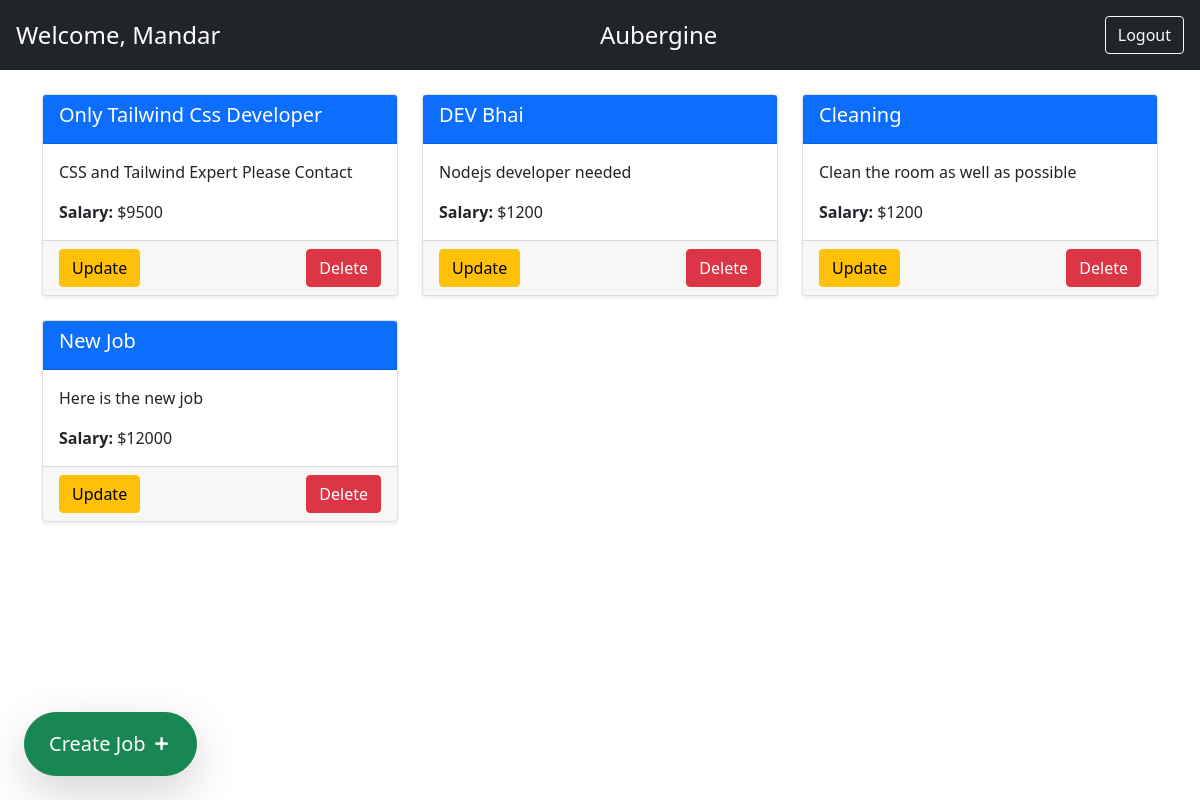
Page /auth/home/ (signed in) on the earlier database version.
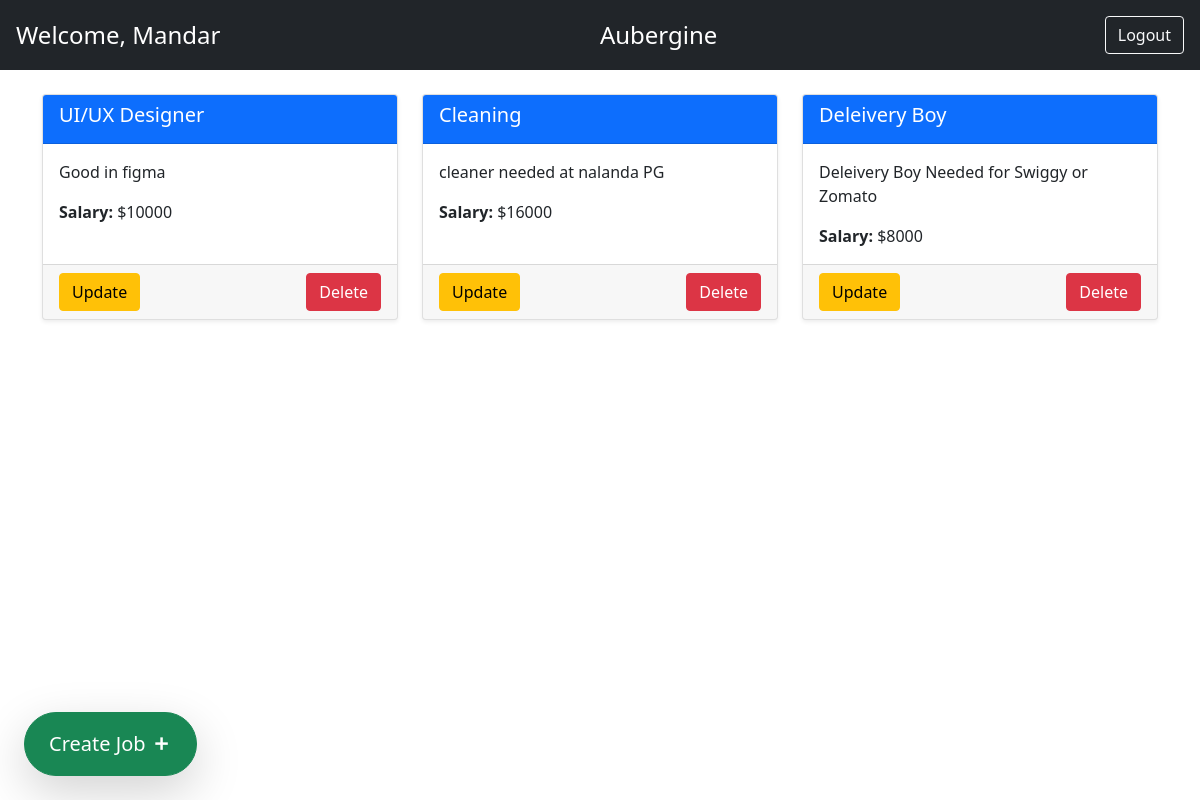
Same page on the later database version.
### authentication/models.py (models this page shows, shortened)
class CustomUser(AbstractBaseUser):
    email = models.EmailField(unique=True)
    first_name = models.CharField(max_length=100)
    is_active = models.BooleanField(default=True)
    objects = CustomUserManager()
    USERNAME_FIELD = 'email'
    REQUIRED_FIELDS = ['first_name']

### jobs/models.py (models this page shows, shortened)
class Company(models.Model):
    user = models.OneToOneField(get_user_model(), on_delete=models.CASCADE)
    name = models.CharField(max_length=255)
    description = models.TextField(blank=True)
    def __str__(self):
        return self.name

class Job(models.Model):
    title = models.CharField(max_length=255)
    description = models.TextField(blank=True)
    salary = models.IntegerField()
    company = models.ForeignKey(Company, on_delete=models.CASCADE, related_name='jobs',null=False)  # One company can have many jobs (for total participation the foreignky has null constraint)

### authentication/views.py (the view, shortened to what this page needs)
# urls.py: path('home/',home_view,name='home')
@login_required
def home_view(request):
    if Company.objects.filter(user = request.user).exists():
        company = Company.objects.filter(user = request.user)[0]
        jobs = Job.objects.filter(company=company)
        return render(request,'home.html',{'jobs':jobs,'user':request.user,'company':company})

### authentication/templates/home.html (shortened to what this page needs)
<!DOCTYPE html>
<html lang="en">
<head>
    <link href="https://cdn.jsdelivr.net/npm/bootstrap@5.0.2/dist/css/bootstrap.min.css" rel="stylesheet">
    <link rel="stylesheet" href="https://cdnjs.cloudflare.com/ajax/libs/remixicon/4.6.0/remixicon.css" />
    </head>
<body>
    <div class="bg-dark text-white p-3">
        <div class="d-flex justify-content-between align-items-center">
            <div class="fs-4">Welcome,
                {% if user.is_authenticated %}
                    {{ user.first_name }}
                {% else %}
                    Guest
                {% endif %}
            </div>
            <div class="fs-4">
                {{company}}
            </div>
            <div>
                {% if user.is_authenticated %}
                    <a href="{% url 'logout' %}" class="btn btn-outline-light ms-2">Logout</a>
                {% else %}
                    <a href="{% url 'login' %}" class="btn btn-outline-light ms-2">Sign In</a>
                    <a href="{% url 'register' %}" class="btn btn-outline-light ms-2">Register</a>
                {% endif %}
            </div>
        </div>
    </div>
    <div class="container mt-4">
        <div class="row">
            {% for job in jobs %}
                <div class="col-md-4 mb-4">
                    <div class="card shadow-sm h-100">
                        <div class="card-header bg-primary text-white">
                            <h5 class="card-title">{{ job.title }}</h5>
                        </div>
                        <div class="card-body">
                            <p class="card-text">{{ job.description|truncatewords:20 }}</p>
                            <p class="card-text"><strong>Salary: </strong>${{ job.salary }}</p>
                        </div>
                        <div class="card-footer d-flex justify-content-between">
                            <a href="/job/update/{{ job.id }}/" class="btn btn-warning">Update</a>
                            <a href="/job/delete/{{ job.id }}/" class="btn btn-danger">Delete</a>
                        </div>
                    </div>
                </div>
            {% endfor %}
        </div>
    </div>
    <a href="/job/create/" class="position-fixed bottom-0 start-0 mb-4 ms-4">
        <button class="btn btn-success fs-5 rounded-pill shadow-lg py-3 px-4">Create Job <i class="fw-bold fs-5 ri-add-line"></i> </button>
    </a>
</body>
</html>

Differences in the rows shown:
removed Job: title "Only Tailwind Css Developer", description "CSS and Tailwind Expert Please Contact", salary "9500"
removed Job: title "DEV Bhai", description "Nodejs developer needed", salary "1200"
removed Job: title "New Job", description "Here is the new job", salary "12000"
added Job: title "UI/UX Designer", description "Good in figma", salary "10000"
changed Job "Cleaning": description "Clean the room as well as possible" → "cleaner needed at nalanda PG"; salary "1200" → "16000"
added Job: title "Deleivery Boy", description "Deleivery Boy Needed for Swiggy or Zomato", salary "8000"
